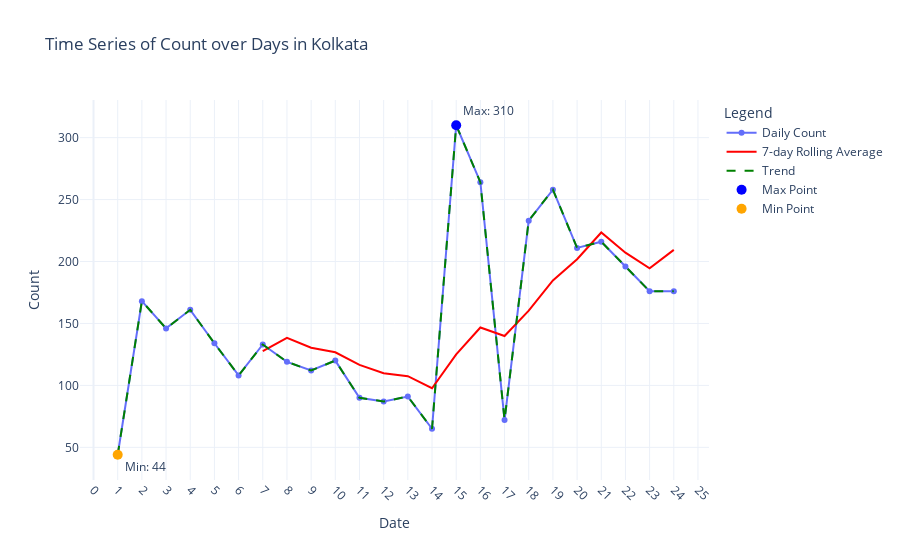
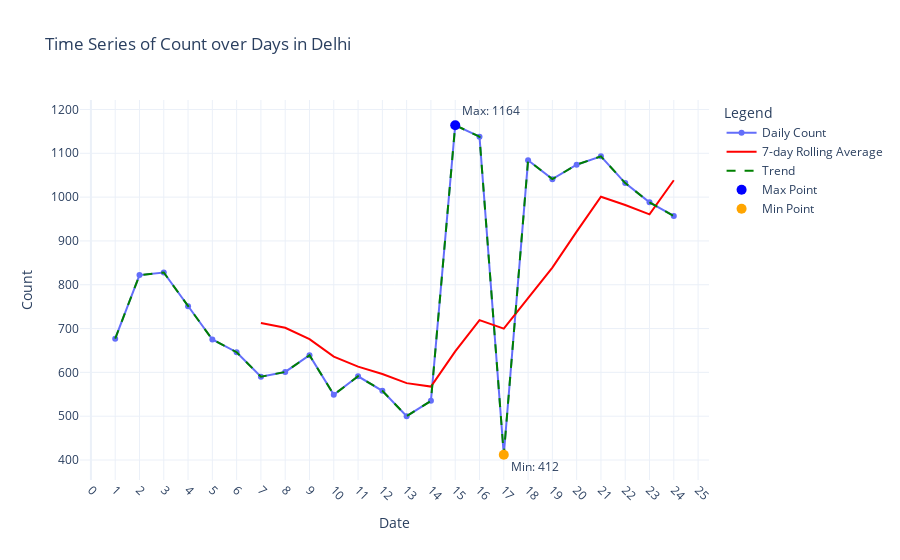
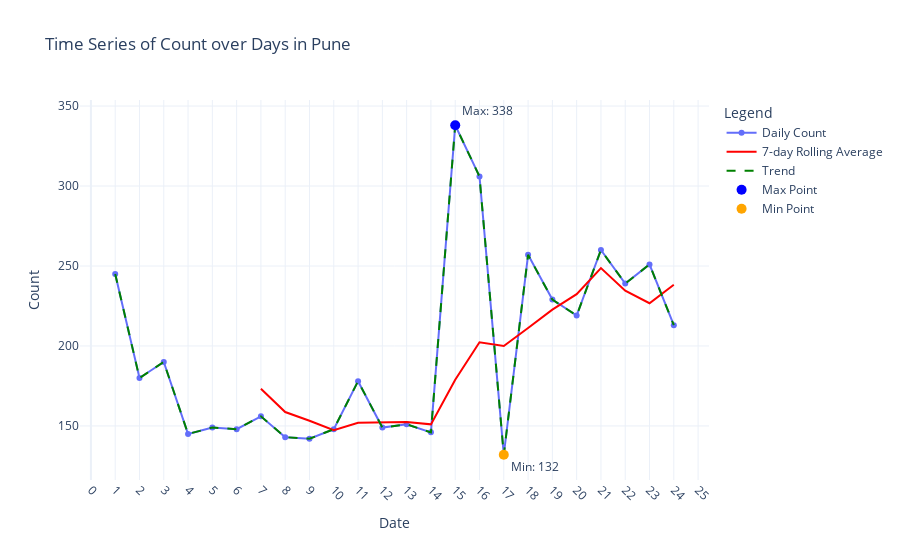

Write notebook code for charts like these, in order.
### Code cell
import pandas as pd
import plotly.graph_objs as go
import plotly.express as px

# Function to create enhanced time series plot using Plotly
def create_enhanced_time_series_plot(df, city_name):
    # Ensure 'Date' column is in datetime format
    df['Date'] = pd.to_datetime(df['Date']).dt.day
    
    # Calculate rolling average
    df['Rolling_Avg'] = df['Count'].rolling(window=7).mean()  # 7-day rolling average

    # Create the main line plot
    fig = go.Figure()

    # Add the main line plot
    fig.add_trace(go.Scatter(
        x=df['Date'],
        y=df['Count'],
        mode='lines+markers',
        name='Daily Count',
        line=dict(width=2),
        marker=dict(size=6)
    ))

    # Add the rolling average line (7-day rolling)
    fig.add_trace(go.Scatter(
        x=df['Date'],
        y=df['Rolling_Avg'],
        mode='lines',
        name='7-day Rolling Average',
        line=dict(width=2, color='red'),
        hoverinfo='skip'
    ))

    # Add a trend line using Plotly's trendline capabilities
    fig.add_trace(go.Scatter(
        x=df['Date'],
        y=df['Count'],  # Fit trend using Count vs Date
        mode='lines',
        line=dict(dash='dash', color='green'),
        name='Trend'
    ))

    # Find max and min points
    max_point = df.loc[df['Count'].idxmax()]
    min_point = df.loc[df['Count'].idxmin()]

    # Add annotations for max and min points
    fig.add_trace(go.Scatter(
        x=[max_point['Date']],
        y=[max_point['Count']],
        mode='markers+text',
        text=[f"Max: {max_point['Count']}"],
        textposition="top right",
        marker=dict(color='blue', size=10),
        name='Max Point'
    ))

    fig.add_trace(go.Scatter(
        x=[min_point['Date']],
        y=[min_point['Count']],
        mode='markers+text',
        text=[f"Min: {min_point['Count']}"],
        textposition="bottom right",
        marker=dict(color='orange', size=10),
        name='Min Point'
    ))

    # Customize layout and axis labels
    fig.update_layout(
        title=f'Time Series of Count over Days in {city_name}',
        xaxis_title='Date',
        yaxis_title='Count',
        legend_title='Legend',
        template='plotly_white',  # Clean template with gridlines
        xaxis=dict(
            tickangle=45,
            dtick=1,  # Set a daily tick interval
            showgrid=True
        ),
        yaxis=dict(
            showgrid=True
        ),
        hovermode='x unified'  # Better hover display
    )

    # Show the plot
    fig.show()

# Create plots for each city (replace kolkata_data, delhi_data, pune_data with your actual DataFrames)
create_enhanced_time_series_plot(kolkata_data, 'Kolkata')
create_enhanced_time_series_plot(delhi_data, 'Delhi')
create_enhanced_time_series_plot(pune_data, 'Pune')

### Figure 1 — Plotly figure (JSON) as saved in the notebook; plotly's stock layout.template omitted (floating-point values rounded to 4 significant figures)
{"data": [{"line": {"width": 2}, "marker": {"size": 6}, "mode": "lines+markers", "name": "Daily Count", "type": "scatter", "x": [1, 2, 3, 4, 5, 6, 7, 8, 9, 10, 11, 12, 13, 14, 15, 16, 17, 18, 19, 20, 21, 22, 23, 24], "y": [44, 168, 146, 161, 134, 108, 133, 119, 112, 120, 90, 87, 91, 65, 310, 264, 72, 233, 258, 211, 216, 196, 176, 176]}, {"hoverinfo": "skip", "line": {"color": "red", "width": 2}, "mode": "lines", "name": "7-day Rolling Average", "type": "scatter", "x": [1, 2, 3, 4, 5, 6, 7, 8, 9, 10, 11, 12, 13, 14, 15, 16, 17, 18, 19, 20, 21, 22, 23, 24], "y": [null, null, null, null, null, null, 127.7, 138.4, 130.4, 126.7, 116.6, 109.9, 107.4, 97.71, 125, 146.7, 139.9, 160.3, 184.7, 201.9, 223.4, 207.1, 194.6, 209.4]}, {"line": {"color": "green", "dash": "dash"}, "mode": "lines", "name": "Trend", "type": "scatter", "x": [1, 2, 3, 4, 5, 6, 7, 8, 9, 10, 11, 12, 13, 14, 15, 16, 17, 18, 19, 20, 21, 22, 23, 24], "y": [44, 168, 146, 161, 134, 108, 133, 119, 112, 120, 90, 87, 91, 65, 310, 264, 72, 233, 258, 211, 216, 196, 176, 176]}, {"marker": {"color": "blue", "size": 10}, "mode": "markers+text", "name": "Max Point", "text": ["Max: 310"], "textposition": "top right", "type": "scatter", "x": [15], "y": [310]}, {"marker": {"color": "orange", "size": 10}, "mode": "markers+text", "name": "Min Point", "text": ["Min: 44"], "textposition": "bottom right", "type": "scatter", "x": [1], "y": [44]}], "layout": {"hovermode": "x unified", "legend": {"title": {"text": "Legend"}}, "title": {"text": "Time Series of Count over Days in Kolkata"}, "xaxis": {"dtick": 1, "showgrid": true, "tickangle": 45, "title": {"text": "Date"}}, "yaxis": {"showgrid": true, "title": {"text": "Count"}}}}

### Figure 2 — Plotly figure (JSON) as saved in the notebook; plotly's stock layout.template omitted (floating-point values rounded to 4 significant figures)
{"data": [{"line": {"width": 2}, "marker": {"size": 6}, "mode": "lines+markers", "name": "Daily Count", "type": "scatter", "x": [1, 2, 3, 4, 5, 6, 7, 8, 9, 10, 11, 12, 13, 14, 15, 16, 17, 18, 19, 20, 21, 22, 23, 24], "y": [677, 822, 828, 751, 675, 646, 590, 601, 639, 549, 591, 558, 500, 535, 1164, 1138, 412, 1084, 1041, 1074, 1093, 1032, 988, 957]}, {"hoverinfo": "skip", "line": {"color": "red", "width": 2}, "mode": "lines", "name": "7-day Rolling Average", "type": "scatter", "x": [1, 2, 3, 4, 5, 6, 7, 8, 9, 10, 11, 12, 13, 14, 15, 16, 17, 18, 19, 20, 21, 22, 23, 24], "y": [null, null, null, null, null, null, 712.7, 701.9, 675.7, 635.9, 613, 596.3, 575.4, 567.6, 648, 719.3, 699.7, 770.1, 839.1, 921.1, 1001.0, 982, 960.6, 1038.0]}, {"line": {"color": "green", "dash": "dash"}, "mode": "lines", "name": "Trend", "type": "scatter", "x": [1, 2, 3, 4, 5, 6, 7, 8, 9, 10, 11, 12, 13, 14, 15, 16, 17, 18, 19, 20, 21, 22, 23, 24], "y": [677, 822, 828, 751, 675, 646, 590, 601, 639, 549, 591, 558, 500, 535, 1164, 1138, 412, 1084, 1041, 1074, 1093, 1032, 988, 957]}, {"marker": {"color": "blue", "size": 10}, "mode": "markers+text", "name": "Max Point", "text": ["Max: 1164"], "textposition": "top right", "type": "scatter", "x": [15], "y": [1164]}, {"marker": {"color": "orange", "size": 10}, "mode": "markers+text", "name": "Min Point", "text": ["Min: 412"], "textposition": "bottom right", "type": "scatter", "x": [17], "y": [412]}], "layout": {"hovermode": "x unified", "legend": {"title": {"text": "Legend"}}, "title": {"text": "Time Series of Count over Days in Delhi"}, "xaxis": {"dtick": 1, "showgrid": true, "tickangle": 45, "title": {"text": "Date"}}, "yaxis": {"showgrid": true, "title": {"text": "Count"}}}}

### Figure 3 — Plotly figure (JSON) as saved in the notebook; plotly's stock layout.template omitted (floating-point values rounded to 4 significant figures)
{"data": [{"line": {"width": 2}, "marker": {"size": 6}, "mode": "lines+markers", "name": "Daily Count", "type": "scatter", "x": [1, 2, 3, 4, 5, 6, 7, 8, 9, 10, 11, 12, 13, 14, 15, 16, 17, 18, 19, 20, 21, 22, 23, 24], "y": [245, 180, 190, 145, 149, 148, 156, 143, 142, 148, 178, 149, 151, 146, 338, 306, 132, 257, 229, 219, 260, 239, 251, 213]}, {"hoverinfo": "skip", "line": {"color": "red", "width": 2}, "mode": "lines", "name": "7-day Rolling Average", "type": "scatter", "x": [1, 2, 3, 4, 5, 6, 7, 8, 9, 10, 11, 12, 13, 14, 15, 16, 17, 18, 19, 20, 21, 22, 23, 24], "y": [null, null, null, null, null, null, 173.3, 158.7, 153.3, 147.3, 152, 152, 152.4, 151, 178.9, 202.3, 200, 211.3, 222.7, 232.4, 248.7, 234.6, 226.7, 238.3]}, {"line": {"color": "green", "dash": "dash"}, "mode": "lines", "name": "Trend", "type": "scatter", "x": [1, 2, 3, 4, 5, 6, 7, 8, 9, 10, 11, 12, 13, 14, 15, 16, 17, 18, 19, 20, 21, 22, 23, 24], "y": [245, 180, 190, 145, 149, 148, 156, 143, 142, 148, 178, 149, 151, 146, 338, 306, 132, 257, 229, 219, 260, 239, 251, 213]}, {"marker": {"color": "blue", "size": 10}, "mode": "markers+text", "name": "Max Point", "text": ["Max: 338"], "textposition": "top right", "type": "scatter", "x": [15], "y": [338]}, {"marker": {"color": "orange", "size": 10}, "mode": "markers+text", "name": "Min Point", "text": ["Min: 132"], "textposition": "bottom right", "type": "scatter", "x": [17], "y": [132]}], "layout": {"hovermode": "x unified", "legend": {"title": {"text": "Legend"}}, "title": {"text": "Time Series of Count over Days in Pune"}, "xaxis": {"dtick": 1, "showgrid": true, "tickangle": 45, "title": {"text": "Date"}}, "yaxis": {"showgrid": true, "title": {"text": "Count"}}}}
